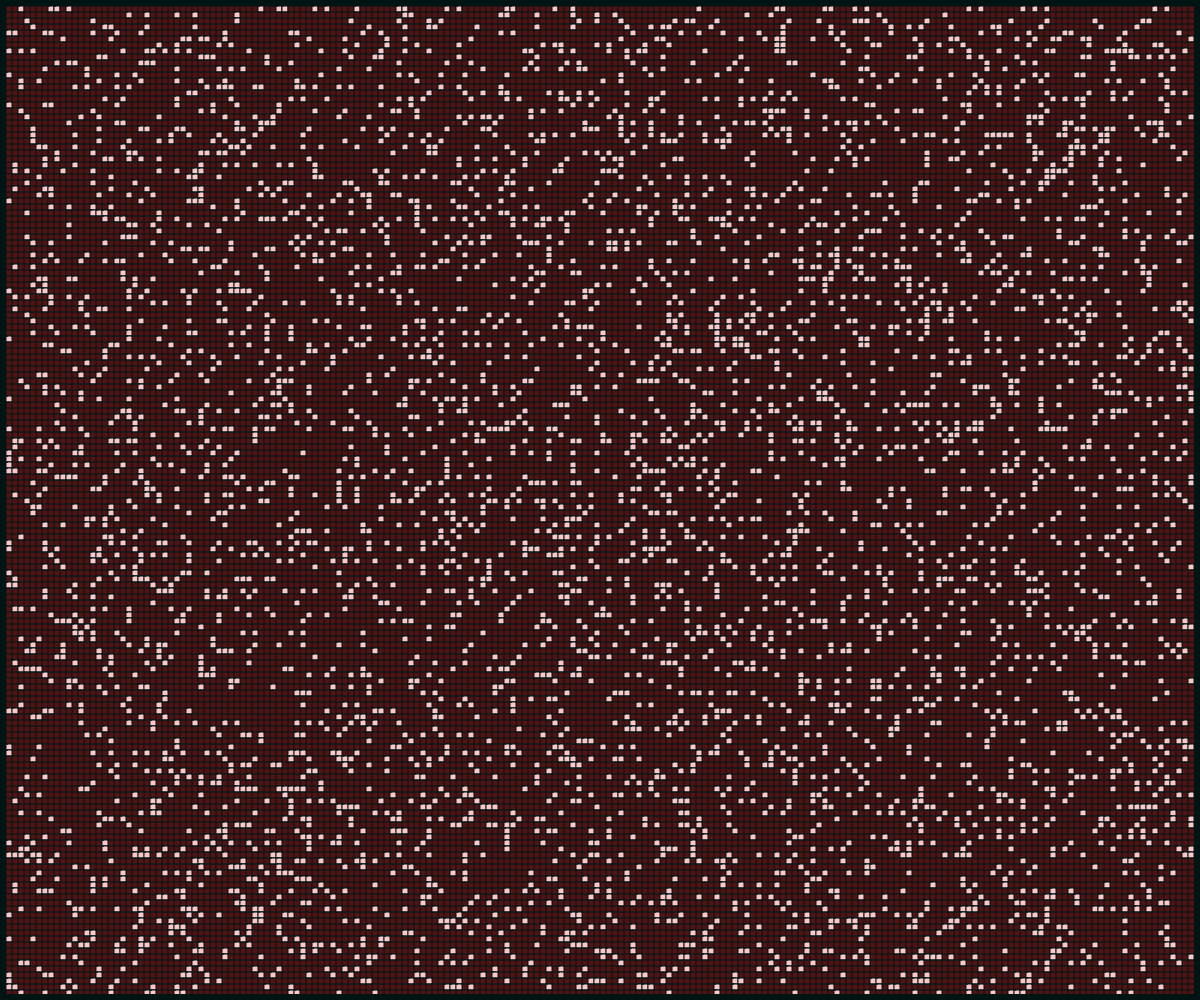
Frame 1 (no input)
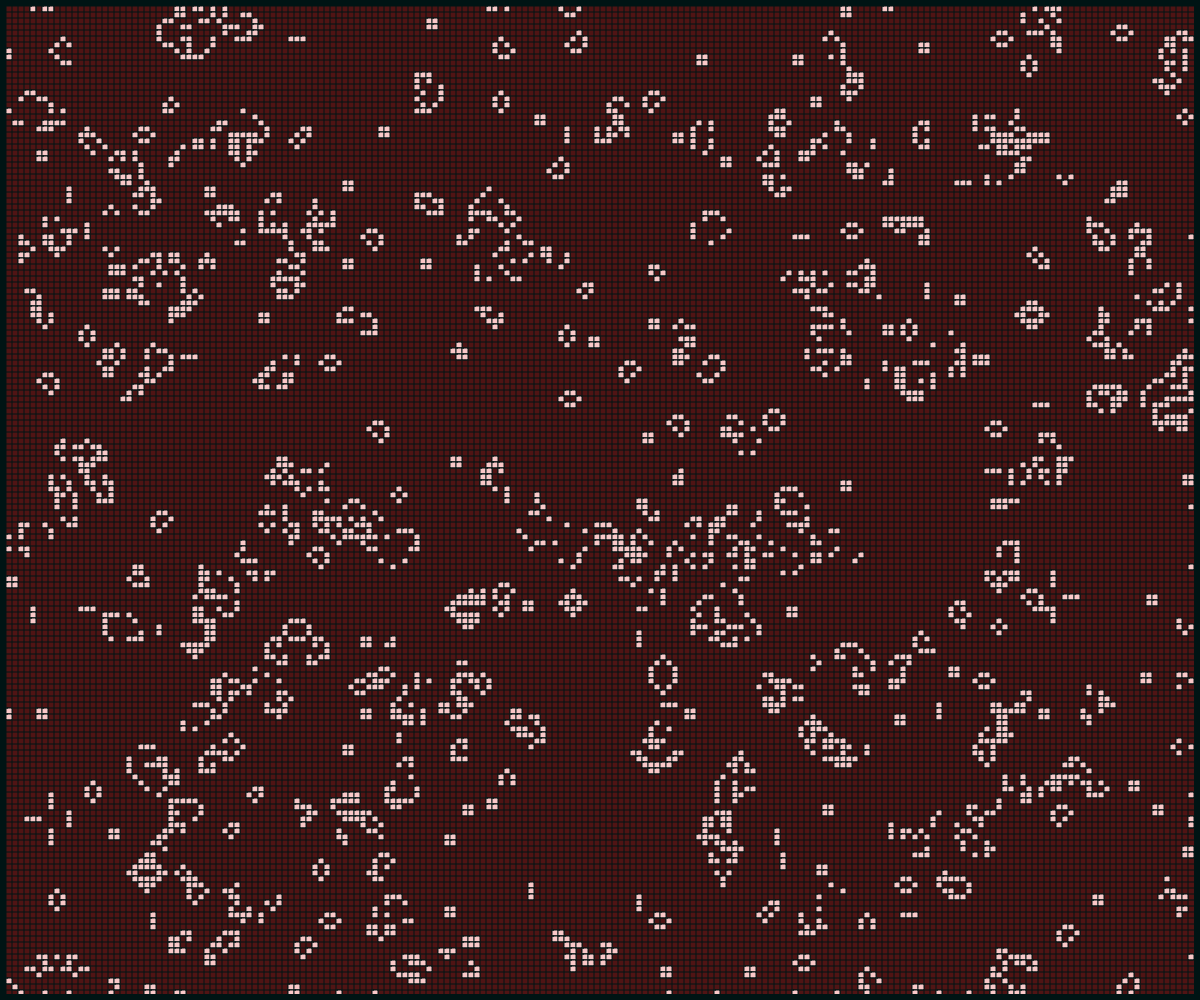
Frame 60 (no input)
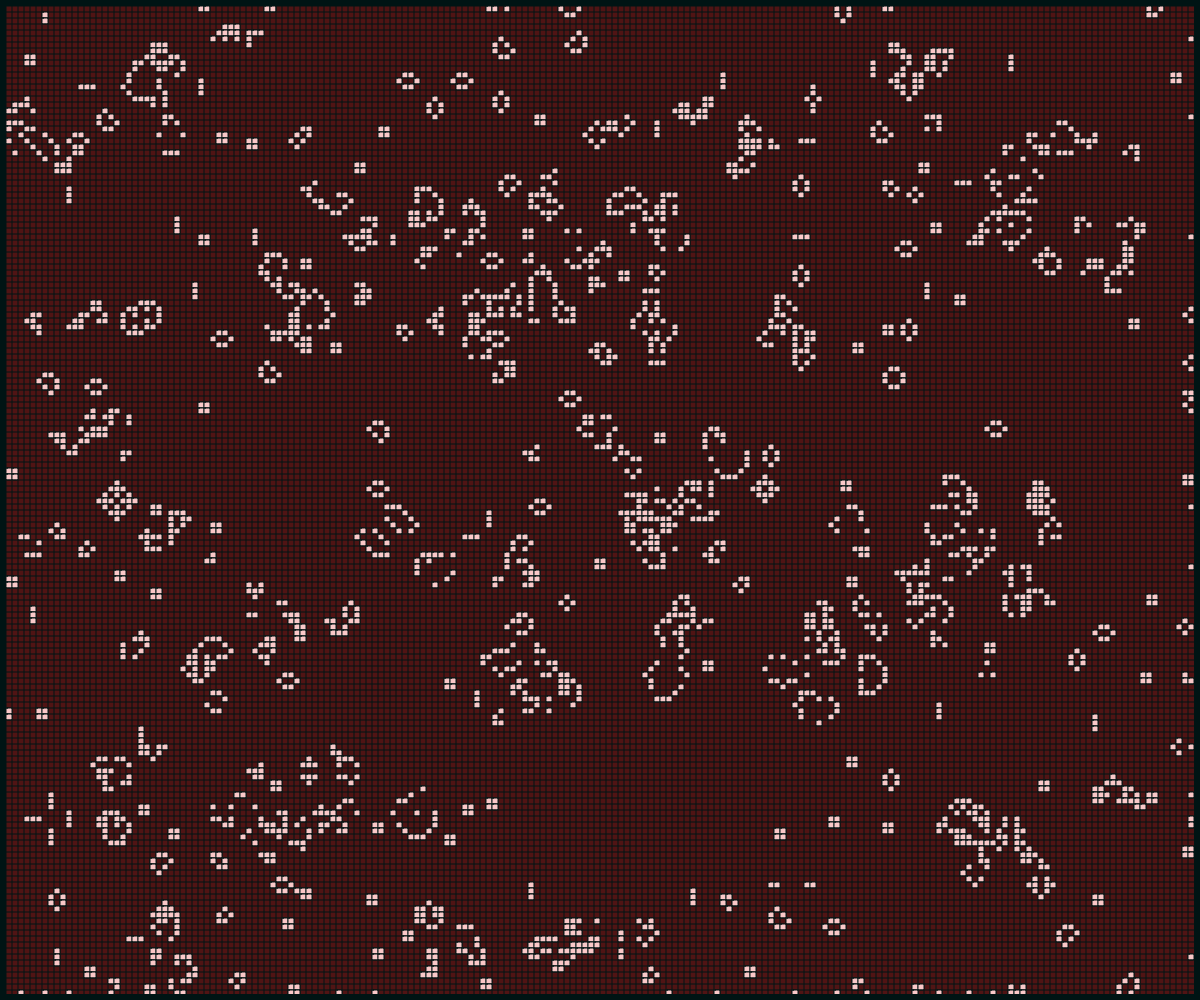
Frame 120 (the mouse pressed at the canvas centre since frame 60)

The p5.js sketch that drew these frames (run headless with seeded random() and noise() and a simulated clock; from frame 60 on, the mouse is pressed at the canvas centre):

// p5.js sketch
// ── sketch.js
var cellGrid = [], cellSize = 6, rows, cols

function setup() {
	createCanvas(window.innerWidth, window.innerHeight)
	cols = width/cellSize
	rows = height/cellSize
	//noStroke()
	stroke(0,20,20)
	for(var i = 0; i < rows-1; i++){
		var colsAtRows = []
		for(var j = 0; j < cols-1; j++){
			var s = round(random(1)*random(1))	
			colsAtRows.push(new Cell(i,j,s))
		}
		cellGrid.push(colsAtRows)
	}
	displayCells()
}

function draw() {
	background(80,20,20)
	displayCells()
	//if(frameCount%2 == 0){
	checkNextOrder()
	//}
}

function drawFrame(){
	noFill()
	strokeWeight(cellSize*2)
	rect(0,0,width,height)
	strokeWeight(1)
	fill(250,200,200)
}

function displayCells(){
	var i, j
	for(i = 1; i < rows-1; i++){
		line(0, i*cellSize, width, i*cellSize)
		for(j = 1; j < cols-1; j++){
			if(i == 1){
				line(j*cellSize, 0, j*cellSize, height)
			}
			cellGrid[i][j].display()
		}
	}
	drawFrame()
}



function checkNextOrder(){
	var i, j
	var nextCellGrid = []
	for(i = 0; i < rows-1; i++){
		var newColsAtRows = []
		for(j = 0; j < cols-1; j++){
			newColsAtRows[j] = cellGrid[i][j].getNextState(i,j)
		}
		nextCellGrid.push(newColsAtRows)
	}
	cellGrid = nextCellGrid
}

function Cell(i,j, s){
	this.loc = createVector(j*cellSize, i*cellSize)
	this.state = s
}

Cell.prototype = {
	display: function(){
		var loc = this.loc
		if(this.state){
			rect(loc.x, loc.y, cellSize, cellSize,cellSize/4)			
		}
	},
	getNextState: function(i,j){		
		if(i <= 0 || j <= 0 || i >= rows-2 || j >= cols-2){
			return this
		}else{		
			var r = this.checkNeighbours(i,j), nextState
			if(r < 2 || r > 3){
				nextState = 0
			}else if(r == 3){
				nextState = 1	
			}else if(r == 2){
				nextState = this.state
			}
			var nextCell = new Cell(i,j,nextState)
			return nextCell	
		}
	},
	checkNeighbours: function(i,j){
		var n1 = cellGrid[i-1][j-1].state,
			n2 = cellGrid[i-1][j].state, 
			n3 = cellGrid[i-1][j+1].state, 
			n4 = cellGrid[i][j-1].state, 
			n5 = cellGrid[i][j+1].state, 
			n6 = cellGrid[i+1][j-1].state, 
			n7 = cellGrid[i+1][j].state, 
			n8 = cellGrid[i+1][j+1].state
		return n1 + n2 + n3 + n4 + n5 + n6 + n7 + n8
	}
}

function mousePressed(){
	var x = round(mouseX/cellSize-1)
	var y = round(mouseY/cellSize-1)
	var c = cellGrid[y][x]
	if(c){
		c.state = 1
	}
}
